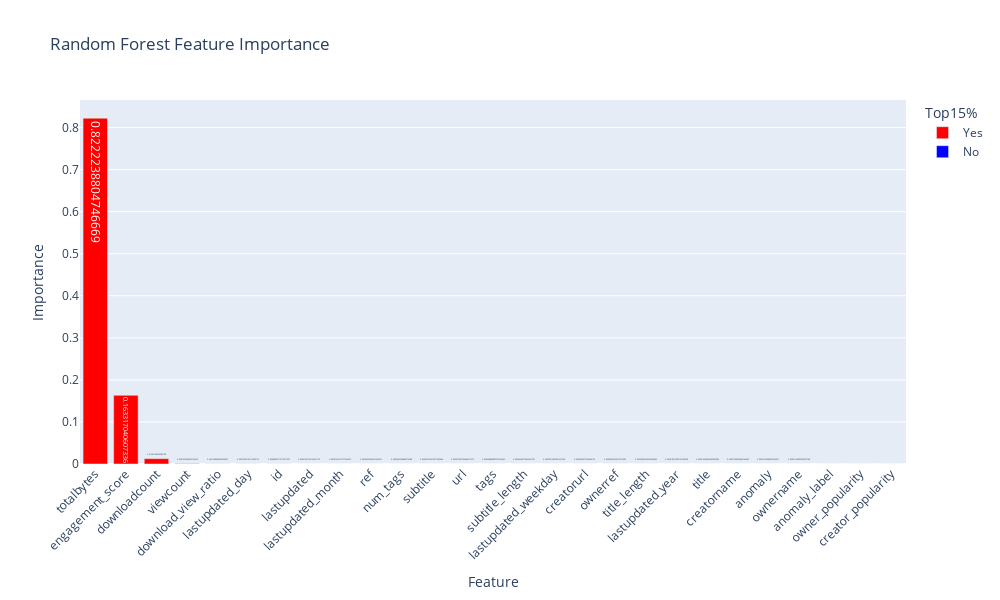

Notebook code for this chart:
### Code cell
# Plotly Express yordamida Random Forest feature importance'ni grafik ko'rinishida chiqaramiz
fig = px.bar(
    feat_df,                
    x='Feature',            
    y='Importance',         
    color='Top15%',         
    color_discrete_map={'Yes': 'red', 'No': 'blue'},  
    text='Importance',      
    title='Random Forest Feature Importance'  
)


fig.update_layout(
    xaxis_tickangle=-45,  
    width=1000,           
    height=600            
)

fig.show()

### Figure 1 — Plotly figure (JSON) as saved in the notebook; plotly's stock layout.template omitted (floating-point values rounded to 4 significant figures)
{"data": [{"hovertemplate": "Top15%=Yes<br>Feature=%{x}<br>Importance=%{text}<extra></extra>", "legendgroup": "Yes", "marker": {"color": "red", "pattern": {"shape": ""}}, "name": "Yes", "orientation": "v", "showlegend": true, "text": [0.8222, 0.1633, 0.01266, 0.0007523], "textposition": "auto", "type": "bar", "x": ["totalbytes", "engagement_score", "downloadcount", "viewcount"], "xaxis": "x", "y": [0.8222, 0.1633, 0.01266, 0.0007523], "yaxis": "y"}, {"hovertemplate": "Top15%=No<br>Feature=%{x}<br>Importance=%{text}<extra></extra>", "legendgroup": "No", "marker": {"color": "blue", "pattern": {"shape": ""}}, "name": "No", "orientation": "v", "showlegend": true, "text": [0.0001439, 0.0001096, 8.873e-05, 7.631e-05, 7.361e-05, 6.559e-05, 6.352e-05, 5.679e-05, 5.181e-05, 4.89e-05, 4.57e-05, 3.916e-05, 3.497e-05, 3.097e-05, 3.081e-05, 1.801e-05, 1.561e-05, 1.305e-05, 1.261e-05, 1.197e-05, 1.162e-05, 2.011e-06, 0.0], "textposition": "auto", "type": "bar", "x": ["download_view_ratio", "lastupdated_day", "id", "lastupdated", "lastupdated_month", "ref", "num_tags", "subtitle", "url", "tags", "subtitle_length", "lastupdated_weekday", "creatorurl", "ownerref", "title_length", "lastupdated_year", "title", "creatorname", "anomaly", "ownername", "anomaly_label", "owner_popularity", "creator_popularity"], "xaxis": "x", "y": [0.0001439, 0.0001096, 8.873e-05, 7.631e-05, 7.361e-05, 6.559e-05, 6.352e-05, 5.679e-05, 5.181e-05, 4.89e-05, 4.57e-05, 3.916e-05, 3.497e-05, 3.097e-05, 3.081e-05, 1.801e-05, 1.561e-05, 1.305e-05, 1.261e-05, 1.197e-05, 1.162e-05, 2.011e-06, 0.0], "yaxis": "y"}], "layout": {"barmode": "relative", "height": 600, "legend": {"title": {"text": "Top15%"}, "tracegroupgap": 0}, "title": {"text": "Random Forest Feature Importance"}, "width": 1000, "xaxis": {"anchor": "y", "domain": [0, 1], "tickangle": -45, "title": {"text": "Feature"}}, "yaxis": {"anchor": "x", "domain": [0, 1], "title": {"text": "Importance"}}}}
